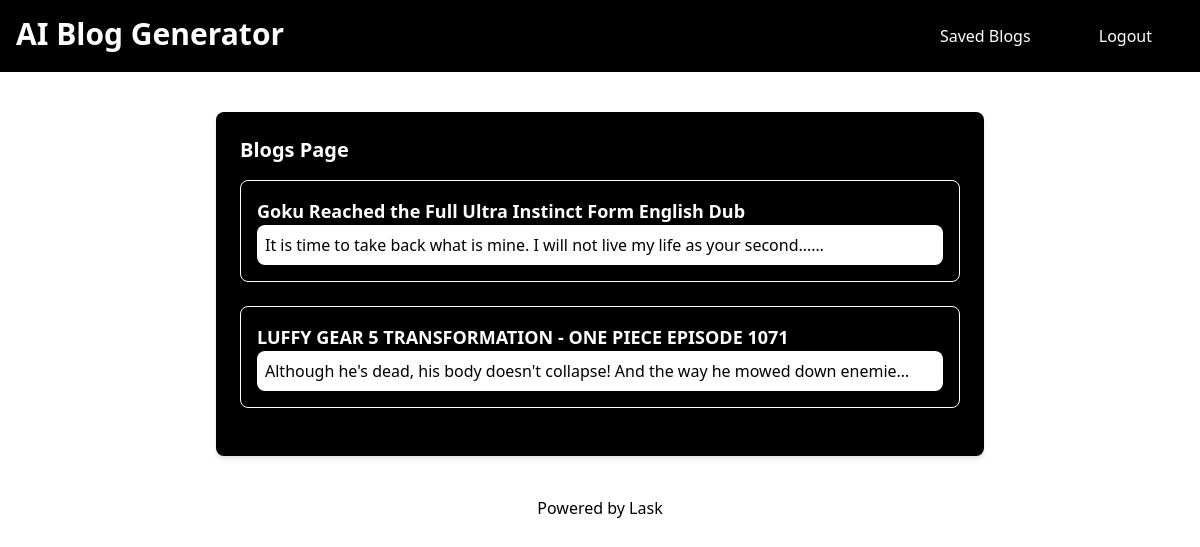
The page /blog-list (signed in) on the database its author committed.
### blog_generator/models.py (models this page shows)
class BlogPost(models.Model):
    user = models.ForeignKey(User, on_delete=models.CASCADE)
    youtube_title = models.CharField(max_length=300)
    youtube_link = models.URLField()
    generated_content = models.TextField()
    created_at = models.DateTimeField(auto_now_add=True)

### blog_generator/views.py (the view)
# urls.py: path('blog-list', views.blog_list, name='blog-list'),
def blog_list(request):
    blog_articles = BlogPost.objects.filter(user=request.user)
    return render(request, 'all-blogs.html', {'blog_articles': blog_articles})

### templates/all-blogs.html (shortened to what this page needs)
<!DOCTYPE html>
<html lang="en">
<head>
    <link href="https://cdn.jsdelivr.net/npm/tailwindcss@2.2.19/dist/tailwind.min.css" rel="stylesheet" >
</head>
<body class="bg-white font-sans antialiased">
    <nav class="bg-black p-4 text-white flex justify-between">
        <div>
            <h1 class="text-3xl font-bold">AI Blog Generator</h1>
        </div>
        <div>
            <button
              id="BlogListButton"
              class="bg-black text-white mx-4 px-4 py-2 rounded-lg hover:bg-blue-600 transition-colors"
            >
              <a href="blog-list" class="text-white">Saved Blogs</a>
            </button>
            <button
              id="logoutButton"
              class="bg-black text-white mx-4 px-4 py-2 rounded-lg hover:bg-red-600 transition-colors"
            >
              <a href="logout" class="text-white">Logout</a>
            </button>
          </div>
    </nav>
    <div class="container mx-auto mt-10 px-4 sm:px-0">
        <div class="max-w-3xl mx-auto bg-black p-6 rounded-lg shadow-md">
            <section>
                <h2 class="text-xl mb-4 font-semibold text-white">Blogs Page</h2>
                <div class="space-y-4">
                    {% for article in blog_articles reversed %}
                    <a href="blog-detail/{{article.id}}">
                    <div class="border border-white p-4 rounded-lg">
                        <h3 class="text-lg font-semibold text-white">{{article.youtube_title}}</h3>
                        <p class="text-black bg-white rounded-lg p-2">{{article.generated_content|truncatechars:80}}</p>
                    </div>
                    <br>
                </a>
                    {% endfor %}
                </div>
            </section>
        </div>
    </div>
    <footer class="text-center p-4 text-black mt-6">
        Powered by Lask
    </footer>
</body>
</html>

### rows shown on the page
BlogPost: youtube_title "Goku Reached the Full Ultra Instinct Form English Dub", generated_content "It is time to take back what is mine. I will not live my life as your second...…"
BlogPost: youtube_title "LUFFY GEAR 5 TRANSFORMATION - ONE PIECE EPISODE 1071", generated_content "Although he's dead, his body doesn't collapse! And the way he mowed down enemie…"
